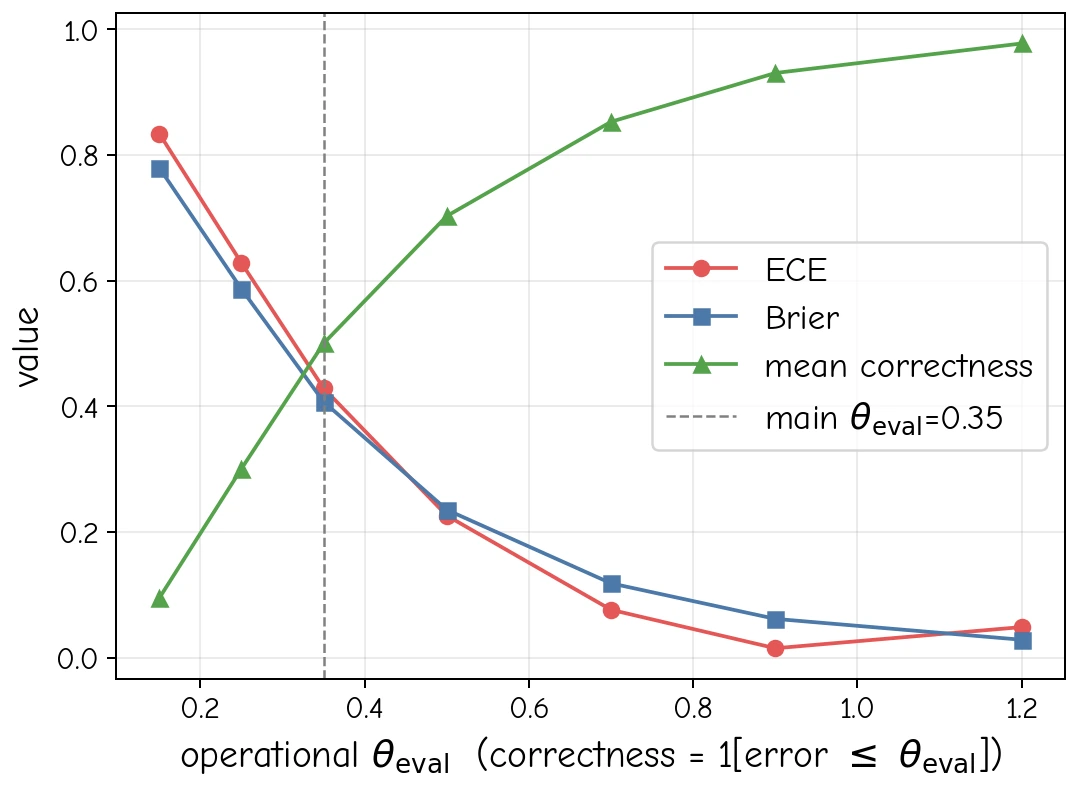
#> input picture assets/confidence_eval/ece_brier_tau_latent.webp, 1078 x 786 px, given in place of high_error_auroc_auprc_combined.png, which was not available
$ python make_eval_figures.py
#> lines starting #> are read from the running program, lines starting #| are printed output that depends on the picture; after the words box and inside, x2 and y2 are one past the last pixel; in counts of white or black regions, pixels touching at a corner belong together; pictures that were not available may be replaced by others from this repository, and a replacement may not be noted
#> in main, im is the input picture: PIL image 1078x786 RGB; mean R, G, B 246.4, 246.5, 246.2
#!/usr/bin/env python3

"""Export the confidence-evaluation figures for the project page.

Five figure groups (per the 2026-08-17 spec), each shown side-by-side on the page:

  01 signal validity        auroc/auprc combined  +  trajectory scatter (mean)
  02 reliability sweep      latent vs pixel (page-side toggle)
  03 ece/brier vs tau       latent + pixel
  04 probe-tau sensitivity  localization + calibration  (0.62 : 0.35 width ratio)
  05 ema threshold          evolution + evolution_zoom

Sources are autocropped (white margins) and written as WebP q92 into
assets/confidence_eval/.
"""

from __future__ import annotations

from pathlib import Path

import numpy as np
from PIL import Image

SRC = Path("/share/project/robocoin/hywu/lx/EVAC-C3/1_paper_figure/eval_confidence")
OUT = Path(__file__).resolve().parents[1] / "assets/confidence_eval"

MAPPING = {
    # out name                    repo-relative source                    max width
    "signal_auroc_auprc":       ("01_signal_validity/auroc_auprc/high_error_auroc_auprc_combined.png", 1600),
    "signal_traj_scatter":      ("01_signal_validity/trajectory_scatter/trajectory_scatter_mean.png", 1600),
    "reliability_sweep_latent": ("02_calibration/reliability_sweep_latent.png", 2200),
    "reliability_sweep_pixel":  ("02_calibration/reliability_sweep_pixel.png", 2200),
    "ece_brier_tau_latent":     ("02_calibration/ece_brier_vs_tau_latent.png", 1600),
    "ece_brier_tau_pixel":      ("02_calibration/ece_brier_vs_tau_pixel.png", 1600),
    "probe_tau_localization":   ("06_param_sweeps/probe_tau_localization.png", 2000),
    "probe_tau_calibration":    ("06_param_sweeps/probe_tau_calibration.png", 1400),
    "ema_threshold":            ("06_param_sweeps/ema_threshold_evolution.png", 1600),
    "ema_threshold_zoom":       ("06_param_sweeps/ema_threshold_evolution_zoom.png", 1600),
}


def autocrop(im: Image.Image, thresh: int = 248, pad: int = 12) -> Image.Image:
#> called with thresh = 248, pad = 12
    a = np.asarray(im.convert("L"))
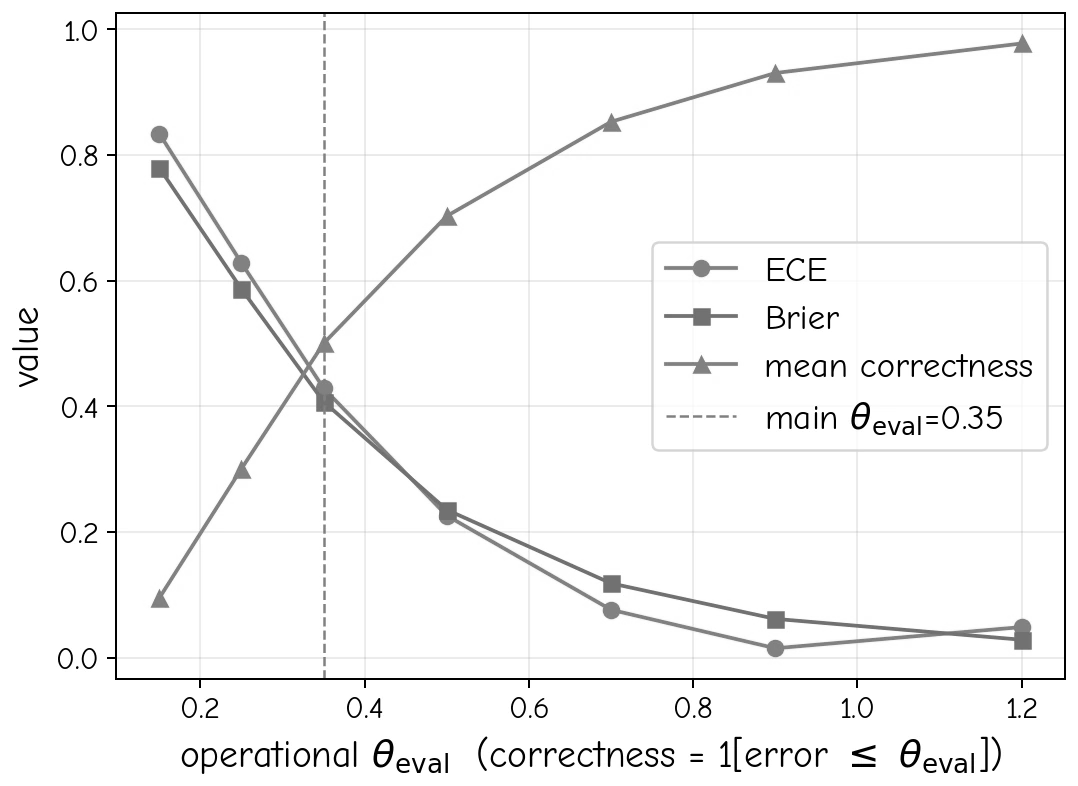
#> a: shape (786, 1078); min 0, max 255, mean 246.4
    mask = a < thresh
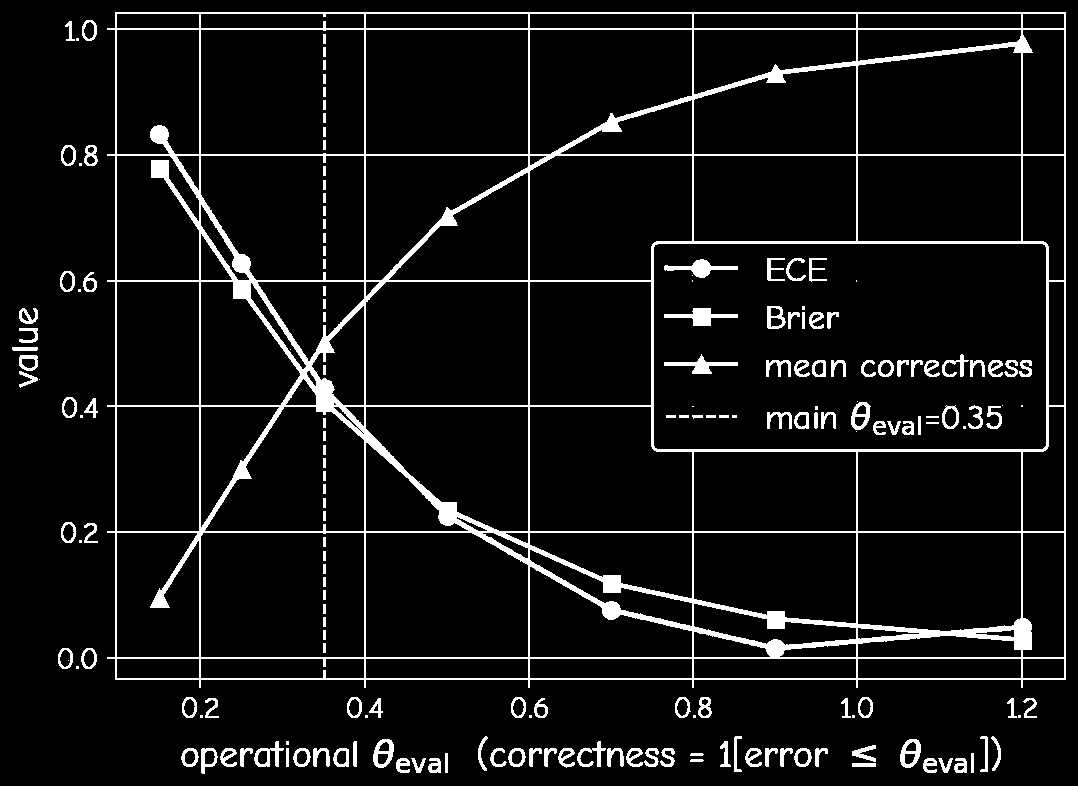
#> mask: shape (786, 1078) bool; 7.5% white; 184 white regions (28 under 20 px), largest, box (x1, y1, x2, y2) and area: (107, 12, 1066, 688) 45549, (664, 308, 738, 326) 550, (664, 259, 738, 278) 519
    rows = np.where(mask.any(axis=1))[0]
#> rows = 735 values from 12 to 773
    cols = np.where(mask.any(axis=0))[0]
#> cols = 1026 values from 12 to 1065
    if len(rows) == 0:
        return im
    t, b = max(0, rows[0] - pad), min(im.height, rows[-1] + pad + 1)
#> t = 0; b = 786
    l, r = max(0, cols[0] - pad), min(im.width, cols[-1] + pad + 1)
#> l = 0; r = 1078
    return im.crop((l, t, r, b))


def main() -> None:
    OUT.mkdir(parents=True, exist_ok=True)
    for name, (rel, width) in MAPPING.items():
        im = Image.open(SRC / rel).convert("RGB")
        im = autocrop(im)
        if im.width > width:
            h = round(im.height * width / im.width)
            im = im.resize((width, h), Image.Resampling.LANCZOS)
        dst = OUT / f"{name}.webp"
        im.save(dst, "WEBP", quality=92, method=6)
#> (the run stopped early here; a loop or call above may not have finished)

$ run again, on assets/confidence_eval/ece_brier_tau_pixel.webp
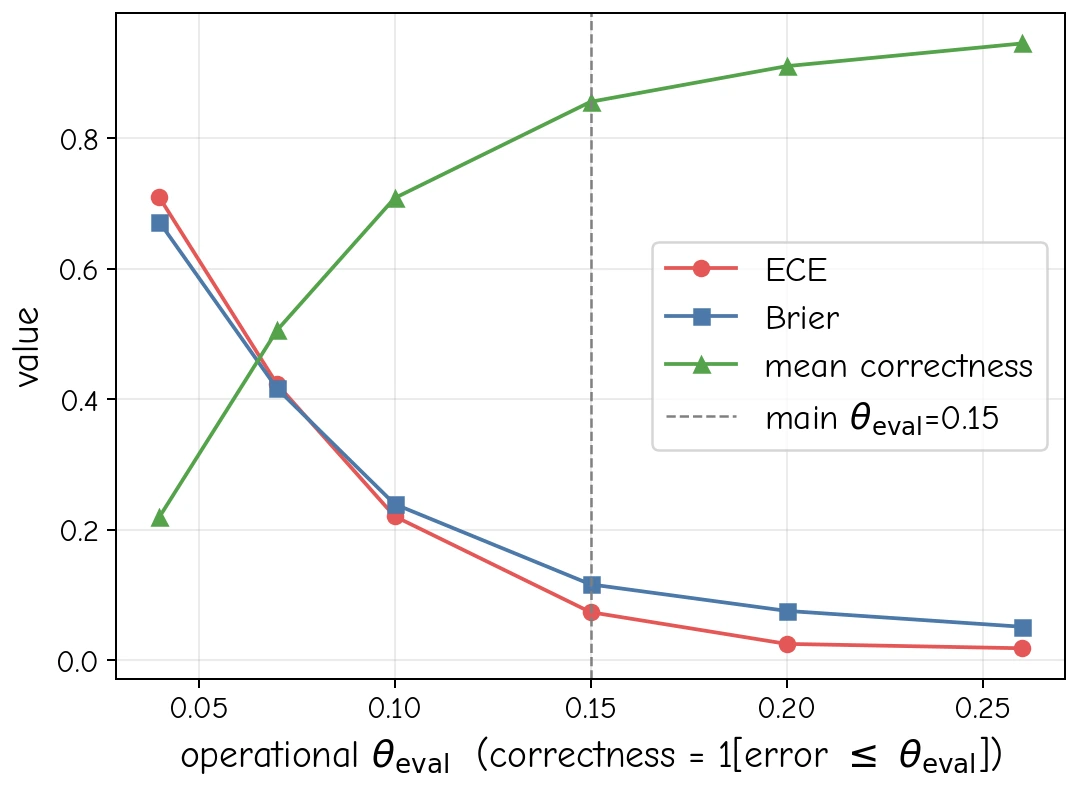
#> input picture assets/confidence_eval/ece_brier_tau_pixel.webp, 1078 x 786 px, given in place of high_error_auroc_auprc_combined.png, which was not available
#> in main, im is the input picture: PIL image 1078x786 RGB; mean R, G, B 246.7, 246.7, 246.4
#> in autocrop, `a = np.asarray(im.convert("L"))`:
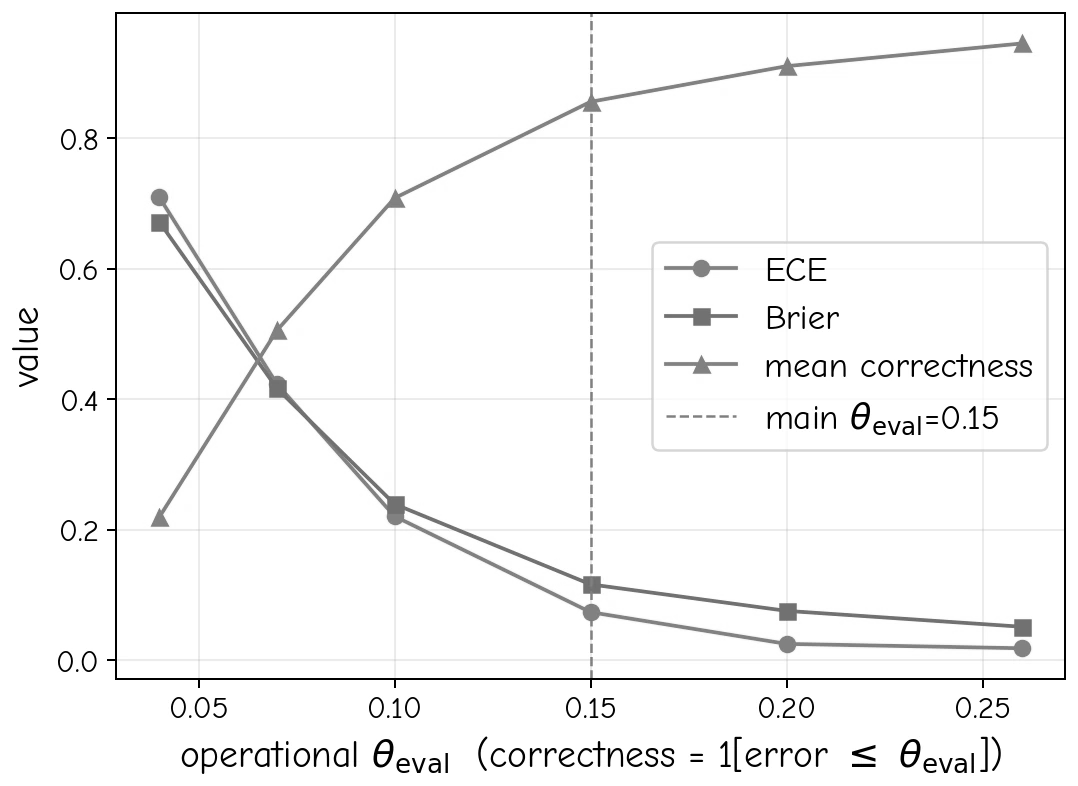
#> a: shape (786, 1078); min 0, max 255, mean 246.6
#> in autocrop, `mask = a < thresh`:
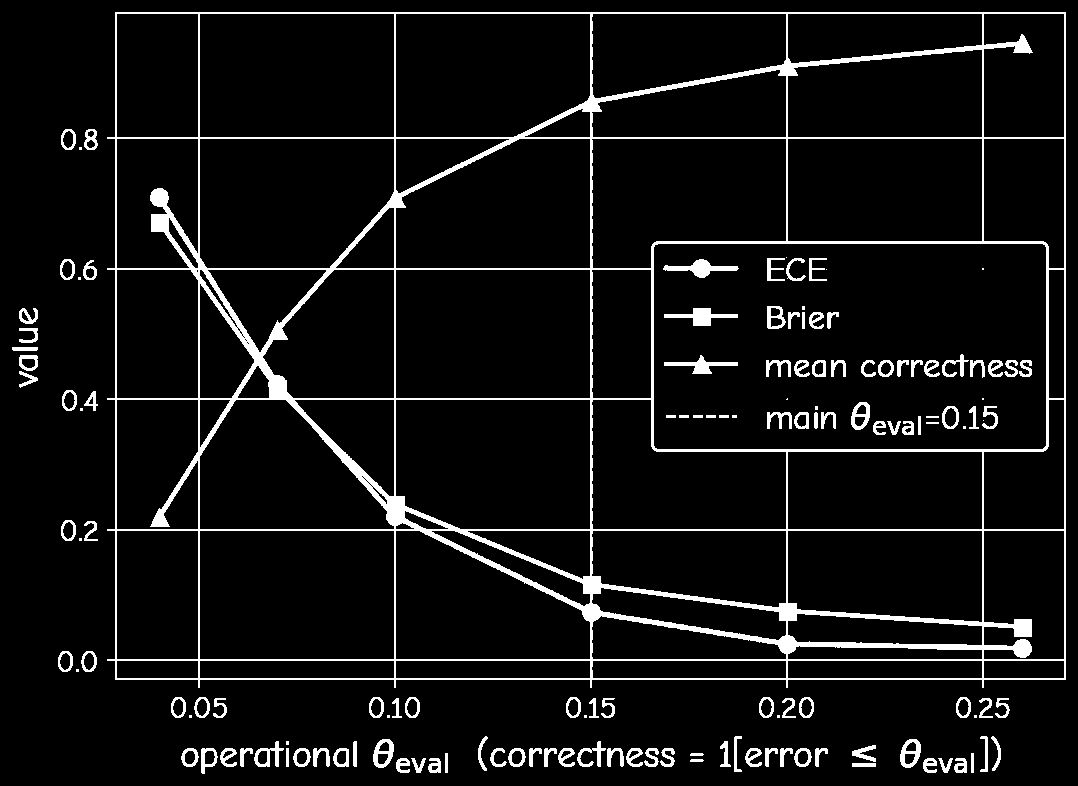
#> mask: shape (786, 1078) bool; 6.9% white; 140 white regions (21 under 20 px), largest, box (x1, y1, x2, y2) and area: (107, 12, 1066, 688) 41925, (663, 259, 739, 278) 563, (664, 308, 738, 326) 548
#> rows = 735 values from 12 to 773
#> cols = 1025 values from 12 to 1065
#> t = 0; b = 786
#> l = 0; r = 1078

$ run again, on assets/confidence_eval/signal_auroc_auprc.webp
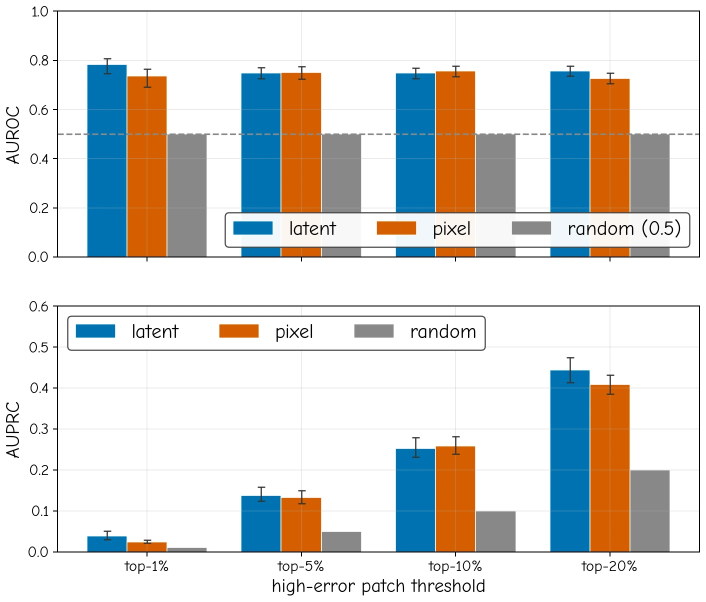
#> input picture assets/confidence_eval/signal_auroc_auprc.webp, 1412 x 1203 px, given in place of high_error_auroc_auprc_combined.png, which was not available (shown at 1/2 size)
#> in main, im is the input picture: PIL image 1412x1203 RGB; mean R, G, B 215.5, 215.5, 213
#> in autocrop, `a = np.asarray(im.convert("L"))`:
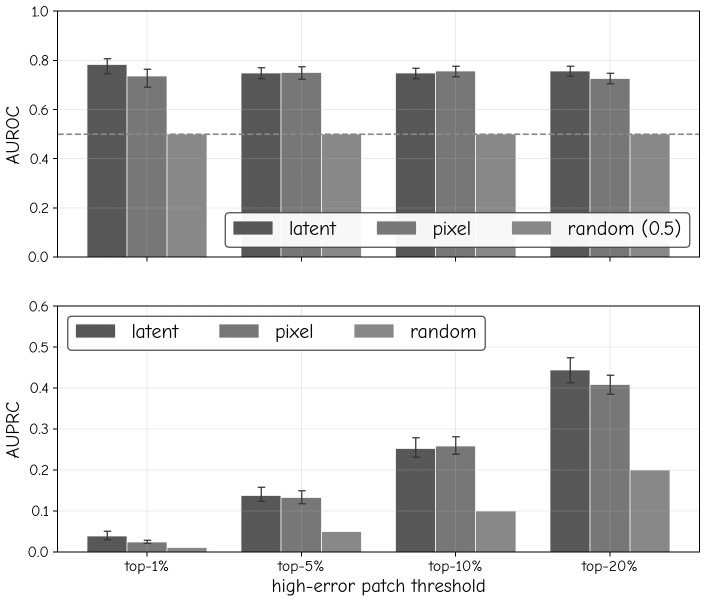
#> a: shape (1203, 1412) (shown at 1/2 size); min 0, max 255, mean 215.2
#> in autocrop, `mask = a < thresh`:
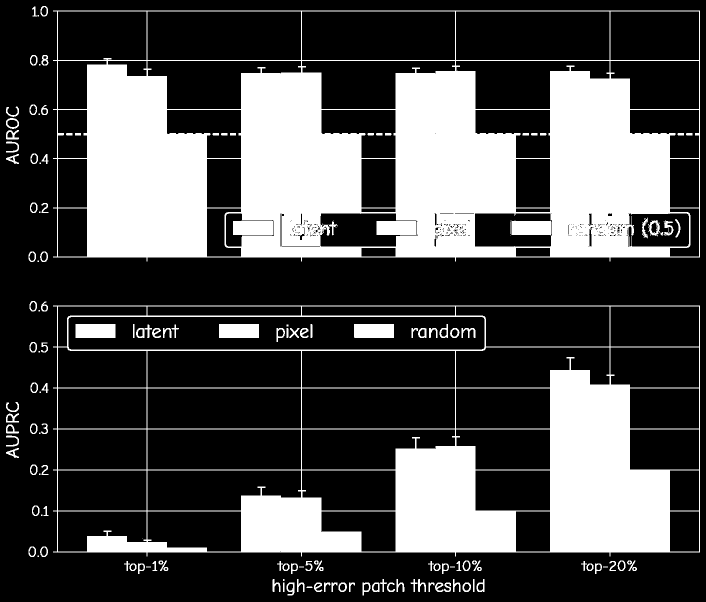
#> mask: shape (1203, 1412) bool (shown at 1/2 size); 29.3% white; 174 white regions (37 under 20 px), largest, box (x1, y1, x2, y2) and area: (106, 21, 1400, 523) 310061, (106, 611, 1400, 1113) 158243, (466, 442, 546, 470) 2240
#> rows = 1084 values from 12 to 1190
#> cols = 1360 values from 12 to 1399
#> t = 0; b = 1203
#> l = 0; r = 1412
#| [ok] signal_auroc_auprc: (1412, 1203) -> 43 KB
